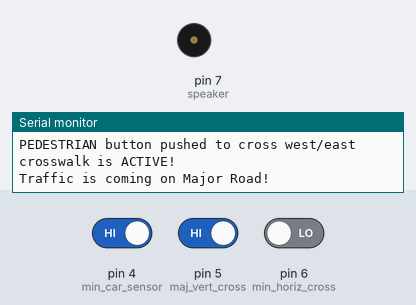
The sketch below on a simulated Arduino Uno, built with avr-gcc and run on an emulated ATmega328P. On the bench: buzzer (waves = sounding), the last lines printed to the serial monitor. Inputs (shaded band) come from the test bench; at power-on: pin 4 (min_car_sensor) HIGH, pin 5 (maj_vert_cross) HIGH, pin 6 (min_horiz_cross) LOW. Random numbers use the default seed unless the sketch sets one.

Above: at 3.8 s.
3.9 s: pin 4 (min_car_sensor) driven LOW
6.7 s: pin 5 (maj_vert_cross) driven LOW
9.9 s: pin 4 (min_car_sensor) driven HIGH and pin 5 (maj_vert_cross) driven HIGH
At 11.65 s:
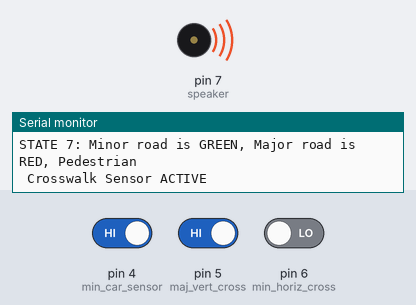
14.1 s: pin 5 (maj_vert_cross) driven LOW and pin 6 (min_horiz_cross) driven HIGH
Timing chart, 0 to 19.3 s (numbered marks = the images above; inputs shaded):
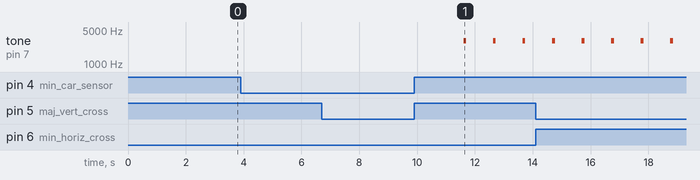

Measured:
- by itself, tone on pin 7 (speaker): alternates 3000 Hz for 0.10 s and silent for 0.92 s

The sketch:

sketch_traffic_light.ino
```cpp
#define maj_vert_light 2  //Compiler replaces mentioned with 2 at compile time
#define min_horiz_light 3  //Compiler replaces mentioned with 3 at compile time

#define min_car_sensor 4  //Compiler replaces mentioned with 4 at compile time
const int maj_vert_cross = 5;  //Variable intialization
const int min_horiz_cross = 6;  //Variable intialization
#define speaker 7  //Compiler replaces mentioned with 7 at compile time

#define maj_green 8  //Compiler replaces mentioned with 8 at compile time
#define maj_yellow 9  //Compiler replaces mentioned with 9 at compile time
#define maj_red 10  //Compiler replaces mentioned with 10 at compile time

#define min_green 11  //Compiler replaces mentioned with 11 at compile time
#define min_yellow 12  //Compiler replaces mentioned with 12 at compile time
#define min_red 13  //Compiler replaces mentioned with 13 at compile time

const int maj_green_length = 30;  //Seconds green light active for major road
const int min_green_length = 20;  //Seconds green light active for minor road
const int yellow_length = 3;  //Seconds yellow light active
const int dead_time_length = 2; //Seconds red light active on both roads at end of cycle

boolean horizFlag = false;  //Pedestian waiting to cross major road signal
boolean vertFlag = false; //Pedestian waiting to cross major road signal
boolean carFlag = false;  //Car on minor road waiting signal

enum SM_States { SM_Start, SM_s0, SM_s1, SM_s2, SM_s3, SM_s4, SM_s5, SM_s6, SM_s7 } SM_State;

void setup() {
  // put your setup code here, to run once:
  Serial.begin(9600);     //opens serial port
  randomSeed(analogRead(0));      //seed function
}

//majGreenMinRed() function changes LEDs to on/off
void majGreenMinRed(){
  //major road traffic lights
    digitalWrite(maj_green, HIGH);
    digitalWrite(maj_yellow, LOW);
    digitalWrite(maj_red, LOW);

    //minor road traffic lights
    digitalWrite(min_green, LOW);
    digitalWrite(min_yellow, LOW);
    digitalWrite(min_red, HIGH);
}

//minGreenMajRed() function changes LEDs to on/off
void minGreenMajRed(){
  //major road traffic lights
    digitalWrite(maj_green, LOW);
    digitalWrite(maj_yellow, LOW);
    digitalWrite(maj_red, HIGH);

    //minor road traffic lights
    digitalWrite(min_green, HIGH);
    digitalWrite(min_yellow, LOW);
    digitalWrite(min_red, LOW);
}

//deadPeriod() function changes LEDs to red on, others off
void deadPeriod(){
   //major road traffic lights
    digitalWrite(maj_green, LOW);
    digitalWrite(maj_yellow, LOW);
    digitalWrite(maj_red, HIGH);

    //minor road traffic lights
    digitalWrite(min_green, LOW);
    digitalWrite(min_yellow, LOW);
    digitalWrite(min_red, HIGH);
}

//crossWalkSignals() function turns pedestrian light on and beeps
//After 13 seconds less than green light time has passed, beeping speeds up/ light goes off
//light param is the pin number of the light to turn on then off
//greenLightTime param is the length of that road's green light

void crossWalkSignals(int light, int greenLightTime){
  digitalWrite(light, HIGH);      //light on
  for(int i = 0; i < greenLightTime; i++){
    if(i <= greenLightTime - 13){
      Serial.println("Pedstrians WALK!");      //for debugging and presentaion purposes
      tone(speaker, 3000);        //tone on
      delay(100);
      noTone(speaker);            //tone off
      delay(900);
    }
    else{
      Serial.println("Pedstrians DO NOT WALK unless already in crosswalk!");      //for debugging and presentaion purposes
      digitalWrite(light, LOW);   //light off

      for(int j = 0; j < 2; j++){
        tone(speaker, 5000);      //tone on
        delay(100);
        noTone(speaker);          //tone off
        delay(400);
      }
    }
    crossWalkFlags();
  }
}

//crossWalkFlags() function checks if pedestrian buttons are being pushed
void crossWalkFlags(){
  if(digitalRead(maj_vert_cross) == 0){
    Serial.println("PEDESTRIAN button pushed to cross north/south crosswalk is ACTIVE!");      //for debugging and presentaion purposes
    vertFlag = true;
  }
  else if(digitalRead(min_horiz_cross) == 0){
    Serial.println("PEDESTRIAN button pushed to cross west/east crosswalk is ACTIVE!");      //for debugging and presentaion purposes
    horizFlag = true;
  }

}

//majNoTraffic() creates a 7% chance of no traffic for major road
boolean majNoTraffic(){
  if(random(15) == 0){
    Serial.println("NO traffic is coming on Major Road!");
    return true;
  }
  else{
    Serial.println("Traffic is coming on Major Road!");      //for debugging and presentaion purposes
    return false;
  }
}

//minNoTraffic() creates a 15% chance of no traffic for minor road
boolean minNoTraffic(){
  if(random(8) == 0){
    Serial.println("NO traffic is coming on Minor Road!");
    return true;
  }
  else{
    Serial.println("Traffic is coming on Minor Road!");      //for debugging and presentaion purposes
    return false;
  }
}

//LightFct_SM() simulates a four way intersection traffic light using a state machine
void LightFct_SM(){
   switch(SM_State) {   // Transitions
     case SM_Start:  // Initial transition
        SM_State = SM_s0;
        break;
     case SM_s0:                            //major road green
          SM_State = SM_s1;
          break;
     case SM_s1:                           //yellow light for major
          SM_State = SM_s2;
           break;
     case SM_s2:                            //dead period
          if(horizFlag){
            SM_State = SM_s7;               //if pedestrian cross active
          }
          else{
            SM_State = SM_s3;
          }
           break;
     case SM_s3:                            //min road green
          SM_State = SM_s4;
          break;
     case SM_s4:                            //yellow min road
          SM_State = SM_s5;
           break;
     case SM_s5:                            //dead period
          if(vertFlag){
            SM_State = SM_s6;               //if pedestrian cross active
          }
          else{
            SM_State = SM_s0;
          }
           break;
     case SM_s6:                            //major highway green pedestrian cross
          SM_State = SM_s1;
          break;

     case SM_s7:                          //minor highway green pedestrian cross
          SM_State = SM_s4;
          break;
     default:
        break;
    } // Transitions
    switch(SM_State) {   // State actions
     case SM_s0:                            //major road green, 30 secs if loop not conditionally broken
          Serial.println("STATE 0: Major road is GREEN, Minor road is RED");      //for debugging and presentaion purposes
          majGreenMinRed();
          for(int i = 0; i < maj_green_length; i++){
            delay(1000);
            crossWalkFlags();
            if(digitalRead(min_car_sensor) == 0){
              Serial.print("Car is waiting on the minor road, ACTIVE!\n");      //for debugging and presentaion purposes
              carFlag = true;
             }
            if(majNoTraffic() && (horizFlag || carFlag)){
              if(horizFlag){
                Serial.print("NO TRAFFIC AND PEDESTRIAN SIGNAL ACTIVE, ENDING CURRENT STATE\n");      //for debugging and presentaion purposes
              }
              else if(carFlag){
                Serial.print("NO TRAFFIC AND CAR WAITING SIGNAL ACTIVE, ENDING CURRENT STATE\n");      //for debugging and presentaion purposes
              }
              break;
            }
          }
          break;
     case SM_s1:                            //yellow light for major, 3 secs
          carFlag = false;
          Serial.print("STATE 1: Major road is YELLOW\n");      //for debugging and presentaion purposes
          //major road traffic lights
          digitalWrite(maj_green, LOW);
          digitalWrite(maj_yellow, HIGH);
          digitalWrite(maj_red, LOW);

          //minor road traffic lights
          digitalWrite(min_green, LOW);
          digitalWrite(min_yellow, LOW);
          digitalWrite(min_red, HIGH);
          for(int i = 0; i < yellow_length; i++){
            delay(1000);
            crossWalkFlags();
          }
          break;
     case SM_s2:                           //dead period, 2 secs
          Serial.print("STATE 2: dead period, both roads RED\n");      //for debugging and presentaion purposes
          deadPeriod();
          for(int i = 0; i < dead_time_length; i++){
            delay(1000);
            crossWalkFlags();
          }
          break;
     case SM_s3:                        //minor green, 20 secs if loop not conditionally broken
          Serial.print("STATE 3: Minor road is GREEN, Major road is RED\n");      //for debugging and presentaion purposes
          minGreenMajRed();
          for(int i = 0; i < min_green_length; i++){
            delay(1000);
            if(minNoTraffic() && vertFlag){
              Serial.print("NO TRAFFIC AND PEDESTRIAN SIGNAL ACTIVE, ENDING CURRENT STATE\n");      //for debugging and presentaion purposes
              break;
            }
            crossWalkFlags();
          }
          break;

     case SM_s4:                        //yellow light for minor, 3 secs
          Serial.print("STATE 4: Minor road is YELLOW\n");      //for debugging and presentaion purposes
          //major road traffic lights
          digitalWrite(maj_green, LOW);
          digitalWrite(maj_yellow, LOW);
          digitalWrite(maj_red, HIGH);

          //minor road traffic lights
          digitalWrite(min_green, LOW);
          digitalWrite(min_yellow, HIGH);
          digitalWrite(min_red, LOW);
          for(int i = 0; i < yellow_length; i++){
            delay(1000);
            crossWalkFlags();
          }
          break;

    case SM_s5:                          //dead period, 2 secs
              Serial.print("STATE 5: dead period, both roads RED\n");      //for debugging and presentaion purposes
              deadPeriod();
          for(int i = 0; i < dead_time_length; i++){
            delay(1000);
            crossWalkFlags();
          }
          break;
    case SM_s6:                //major road green for 30 secs, pedestrian light and beeping signal active during
           Serial.print("STATE 6: Major road is GREEN, Minor road is RED, Pedestrian \n Crosswalk Sensor ACTIVE\n");      //for debugging and presentaion purposes
           majGreenMinRed();
           vertFlag = false;
           crossWalkSignals(maj_vert_light, maj_green_length);
           //crossWalkFlags();
          break;

    case SM_s7:               //minor road green for 20 secs, pedestrian light and beeping signal active during
         Serial.print("STATE 7: Minor road is GREEN, Major road is RED, Pedestrian \n Crosswalk Sensor ACTIVE\n");      //for debugging and presentaion purposes
         minGreenMajRed();
         horizFlag = false;
         crossWalkSignals(min_horiz_light, min_green_length);
         break;

     default:
        break;

     } // State actions
}

void loop() {
  LightFct_SM();   //function call
}
```
